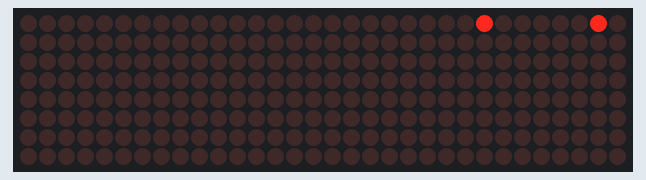
This sketch was run on a simulated ESP32. Shown: 32×8 LED matrix. Wiring (inferred from the names in the program): 4 × MAX7219 LED driver (orientation assumed): CS GPIO 15. WiFi joins after 1.5 s; servers stay silent unless stated; uploads are accepted with an empty reply.

Above: at 2.94 s.
At 3.8 s:
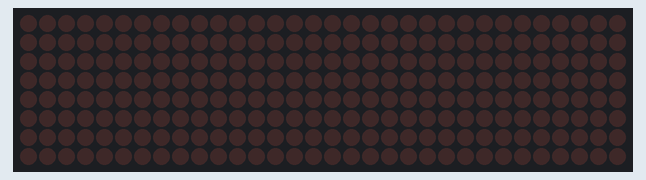

The sketch:

WeatherTTGO-V2Web.ino
```cpp
#include "WiFi.h"
#include <HTTPClient.h>
#include <iostream>
#include <string.h>
#include <SPI.h>
#include "LedMatrix.h"

#define NUMBER_OF_DEVICES 4 //number of led matrix connect in series
#define CS_PIN 15
#define CLK_PIN 13
#define MISO_PIN 2 //we do not use this pin just fill to match constructor
#define MOSI_PIN 12

LedMatrix ledMatrix = LedMatrix(NUMBER_OF_DEVICES, CLK_PIN, MISO_PIN, MOSI_PIN, CS_PIN);

const char* ssid = "gotem";
const char* password =  "hellothere";
String zip_code = "";
String temp = "";
String weatherText = "";
String location = "";
String finalTxt = "";


void setup() {

  ledMatrix.init();
  ledMatrix.clear();

  WiFi.begin(ssid, password);

  while (WiFi.status() != WL_CONNECTED) {
    delay(500);
  }
}

void loop() {

  if ((WiFi.status() == WL_CONNECTED)) { //Check the current connection status

    HTTPClient http;

    Serial.begin(9600);

    http.begin("http://dataservice.accuweather.com/currentconditions/v1/349291?apikey=##############&language=en-US&details=false"); //Specify the URL
    int httpCode = http.GET();                                        //Make the request

    if (httpCode > 0) { //Check for the returning code
        String payload = http.getString();
        Serial.print(payload);
        weatherText = payload.substring( payload.indexOf("WeatherText")+14,payload.indexOf("WeatherIcon")-3);
		    temp = payload.substring(payload.indexOf("\"Imperial\"")+20,payload.indexOf(",\"Unit\":\"F\"")) + " F";
		    location = payload.substring( payload.indexOf("/en/us")+7 , payload.indexOf("current-weather")-7);
        location.toUpperCase();
        zip_code = payload.substring( payload.indexOf("/en/us")+16 , payload.indexOf("current-weather")-1);
		    finalTxt = location + "  " + zip_code + "   " + temp + "   " + weatherText + "    ";
      }

    else {
      Serial.println("Error on HTTP request");
    }

    http.end(); //Free the resources
  }

  ledMatrix.setText(finalTxt);
  for(int i=0;i<2400;i++){
  ledMatrix.clear();
  ledMatrix.scrollTextLeft();
  ledMatrix.drawText();
  ledMatrix.commit();
  delay(25);
  }

}
```

LedMatrix.h
```cpp
#include <Arduino.h>

// max7219 registers
#define MAX7219_REG_NOOP         0x0
#define MAX7219_REG_DIGIT0       0x1
#define MAX7219_REG_DIGIT1       0x2
#define MAX7219_REG_DIGIT2       0x3
#define MAX7219_REG_DIGIT3       0x4
#define MAX7219_REG_DIGIT4       0x5
#define MAX7219_REG_DIGIT5       0x6
#define MAX7219_REG_DIGIT6       0x7
#define MAX7219_REG_DIGIT7       0x8
#define MAX7219_REG_DECODEMODE   0x9
#define MAX7219_REG_INTENSITY    0xA
#define MAX7219_REG_SCANLIMIT    0xB
#define MAX7219_REG_SHUTDOWN     0xC
#define MAX7219_REG_DISPLAYTEST  0xF

#define TEXT_ALIGN_LEFT          0 // Text is aligned to left side of the display
#define TEXT_ALIGN_LEFT_END      1 // Beginning of text is just outside the right end of the display
#define TEXT_ALIGN_RIGHT         2 // End of text is aligned to the right of the display
#define TEXT_ALIGN_RIGHT_END     3 // End of text is just outside the left side of the display

class LedMatrix {

public:

    /**
     * Constructor.
     * numberOfDisplays: number of connected devices
     * slaveSelectPin: CS (or SS) pin connected to your ESP8266
     */
    LedMatrix(byte numberOfDisplays, int8_t sck, int8_t miso, int8_t mosi, byte slaveSelectPin);

    /**
     * Initializes the SPI interface
     */
    void init();

    /**
     * Sets the intensity on all devices.
     * intensity: 0-15
     */
    void setIntensity(byte intensity);

    /**
     * Sets the width in pixels for one character.
     * Default is 7.
     */
    void setCharWidth(byte charWidth);

    /**
     * Sets the text alignment.
     * Default is TEXT_ALIGN_LEFT_END.
     *
     */
    void setTextAlignment(byte textAlignment);

    /**
     * Send a byte to a specific device.
     */
    void sendByte (const byte device, const byte reg, const byte data);

    /**
     * Send a byte to all devices (convenience method).
     */
    void sendByte (const byte reg, const byte data);

    /**
     * Turn on pixel at position (x,y).
     */
    void setPixel(byte x, byte y);

    /**
     * Clear the frame buffer.
     */
    void clear();

    /**
     * Draw the currently set text at the current offset.
     */
    void drawText();

    /**
     * Set the current text.
     */
    void setText(String text);

    /**
     * Set the text that will replace the current text after a complete scroll
     * cycle.
     */
    void setNextText(String nextText);

    /**
     * Set a specific column with a byte value to the framebuffer.
     */
    void setColumn(int column, byte value);

    /**
     * Writes the framebuffer to the displays.
     */
    void commit();

    /**
     * Scroll the text to the right.
     */
    void scrollTextRight();

    /**
     * Scroll the text to the left.
     */
    void scrollTextLeft();

    /**
     * Oscilate the text between the two limits.
     */
    void oscillateText();

private:
    byte* cols;
    byte spiregister[8];
    byte spidata[8];
    String myText;
    String myNextText;
    int myTextOffset = 1;
    int myTextAlignmentOffset = 0;
    int increment = -1;
    byte myNumberOfDevices = 0;
    byte mySlaveSelectPin = 0;
    byte myCharWidth = 7;
    byte myTextAlignment = 1;
    int8_t _sck;
    int8_t _miso;
    int8_t _mosi;
    void calculateTextAlignmentOffset();
};
```

LedMatrix.h
```cpp
#include <Arduino.h>

// max7219 registers
#define MAX7219_REG_NOOP         0x0
#define MAX7219_REG_DIGIT0       0x1
#define MAX7219_REG_DIGIT1       0x2
#define MAX7219_REG_DIGIT2       0x3
#define MAX7219_REG_DIGIT3       0x4
#define MAX7219_REG_DIGIT4       0x5
#define MAX7219_REG_DIGIT5       0x6
#define MAX7219_REG_DIGIT6       0x7
#define MAX7219_REG_DIGIT7       0x8
#define MAX7219_REG_DECODEMODE   0x9
#define MAX7219_REG_INTENSITY    0xA
#define MAX7219_REG_SCANLIMIT    0xB
#define MAX7219_REG_SHUTDOWN     0xC
#define MAX7219_REG_DISPLAYTEST  0xF

#define TEXT_ALIGN_LEFT          0 // Text is aligned to left side of the display
#define TEXT_ALIGN_LEFT_END      1 // Beginning of text is just outside the right end of the display
#define TEXT_ALIGN_RIGHT         2 // End of text is aligned to the right of the display
#define TEXT_ALIGN_RIGHT_END     3 // End of text is just outside the left side of the display

class LedMatrix {

public:

    /**
     * Constructor.
     * numberOfDisplays: number of connected devices
     * slaveSelectPin: CS (or SS) pin connected to your ESP8266
     */
    LedMatrix(byte numberOfDisplays, int8_t sck, int8_t miso, int8_t mosi, byte slaveSelectPin);

    /**
     * Initializes the SPI interface
     */
    void init();

    /**
     * Sets the intensity on all devices.
     * intensity: 0-15
     */
    void setIntensity(byte intensity);

    /**
     * Sets the width in pixels for one character.
     * Default is 7.
     */
    void setCharWidth(byte charWidth);

    /**
     * Sets the text alignment.
     * Default is TEXT_ALIGN_LEFT_END.
     *
     */
    void setTextAlignment(byte textAlignment);

    /**
     * Send a byte to a specific device.
     */
    void sendByte (const byte device, const byte reg, const byte data);

    /**
     * Send a byte to all devices (convenience method).
     */
    void sendByte (const byte reg, const byte data);

    /**
     * Turn on pixel at position (x,y).
     */
    void setPixel(byte x, byte y);

    /**
     * Clear the frame buffer.
     */
    void clear();

    /**
     * Draw the currently set text at the current offset.
     */
    void drawText();

    /**
     * Set the current text.
     */
    void setText(String text);

    /**
     * Set the text that will replace the current text after a complete scroll
     * cycle.
     */
    void setNextText(String nextText);

    /**
     * Set a specific column with a byte value to the framebuffer.
     */
    void setColumn(int column, byte value);

    /**
     * Writes the framebuffer to the displays.
     */
    void commit();

    /**
     * Scroll the text to the right.
     */
    void scrollTextRight();

    /**
     * Scroll the text to the left.
     */
    void scrollTextLeft();

    /**
     * Oscilate the text between the two limits.
     */
    void oscillateText();

private:
    byte* cols;
    byte spiregister[8];
    byte spidata[8];
    String myText;
    String myNextText;
    int myTextOffset = 1;
    int myTextAlignmentOffset = 0;
    int increment = -1;
    byte myNumberOfDevices = 0;
    byte mySlaveSelectPin = 0;
    byte myCharWidth = 7;
    byte myTextAlignment = 1;
    int8_t _sck;
    int8_t _miso;
    int8_t _mosi;
    void calculateTextAlignmentOffset();
};
```

Source omitted: cp437font.h (data table, 15883 bytes), cp437font.h (data table, 15883 bytes)

Measured:
- by itself, everything shown: repeats every 3.3 s, in 5 steps
- what the display in image 1 shows lasts 2.3 s, from 3.8 s to 6.1 s
